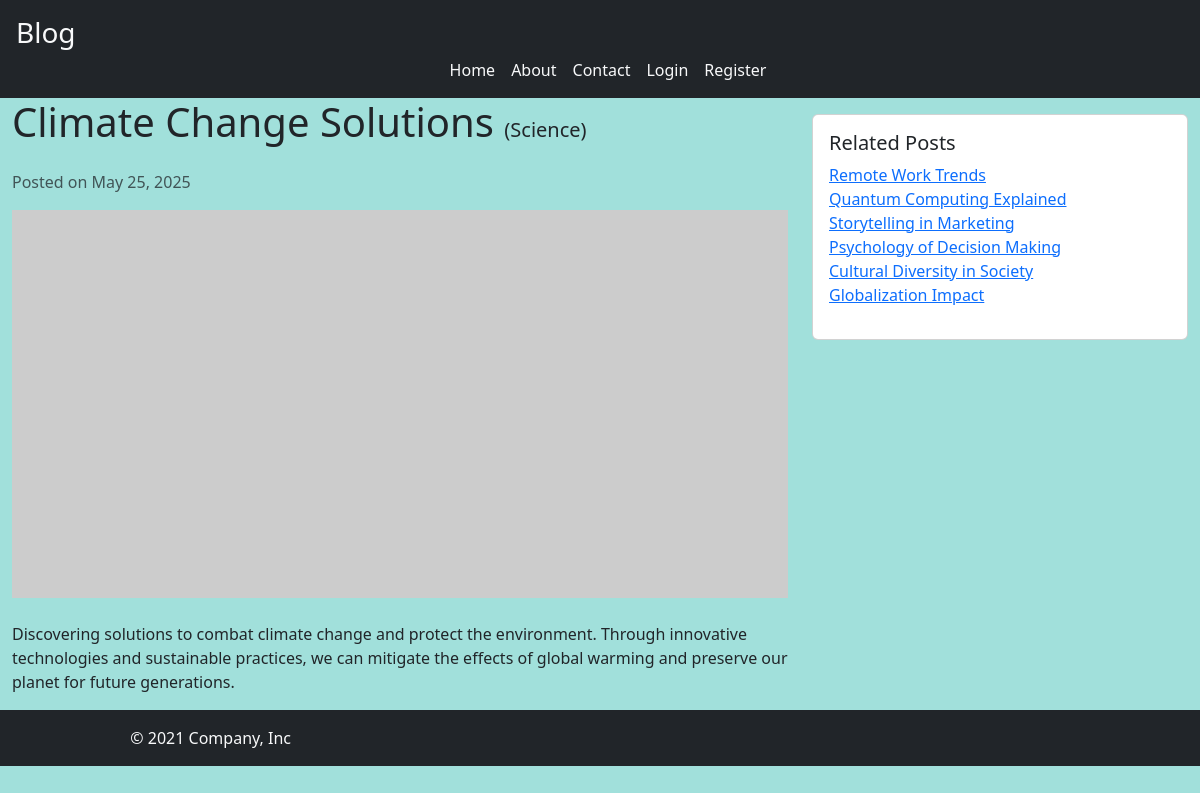
The app's page /post/climate-change-solutions with its own data.
### blogApp/models.py (models this page shows, shortened)
class Post(models.Model):
    title = models.CharField(max_length=100)
    content = models.TextField()
    img_url = models.ImageField(null=True, blank=True, upload_to='posts/images')
    created_at = models.DateTimeField(auto_now_add=True)
    slug = models.SlugField(unique=True, null=True, blank=True)
    catagory = models.ForeignKey(Catagory, on_delete=models.CASCADE)
    user = models.ForeignKey(User, on_delete=models.CASCADE, null=True, blank=True)
    @property
    def formatted_imag_url(self):
        url = self.img_url if self.img_url.__str__().startswith(('http://','https://')) else self.img_url.url
        return url

class Catagory(models.Model):
    name = models.CharField(max_length=100)

### blogApp/views.py (the view)
# urls.py: path('post/<str:slug>', detail, name='details'),
def detail(request, slug):
    post = Post.objects.get(slug = slug)
    related_posts = Post.objects.filter(catagory = post.catagory).exclude(pk=post.pk)
    return render(request, 'detail.html', {'post':post, 'related_posts':related_posts})

### blogApp/templates/detail.html
{% extends "base.html" %}
{% block 'content' %}
<div class="container-fluid ">
        <div class="row">
            <div class="col-lg-8">
              <h1 class="mb-4">{{post.title}} <small style='font-size:20px'>({{post.catagory.name}})</small></h1>
              <p class="text-muted">Posted on {{post.created_at | date:'F j, Y'}}</p>
              <img src="{{post.formatted_imag_url}}" class="img-fluid mb-4" alt="Blog Image">
              <p>{{post.content}}</p>
            </div>
            <div class="col-lg-4">
              <div class="card mt-3">
                <div class="card-body">
                  <h5 class="card-title">Related Posts</h5>
                  <ul class="list-unstyled">
                    {% for related_post in related_posts%}
                    <li><a href="{% url 'blog:details' slug=related_post.slug %}">{{related_post.title}}</a></li>
                    {% endfor %}
                  </ul>
                </div>
              </div>
            </div>
        </div>
    </div>
{% endblock 'content' %}

### blogApp/static/style.css (style rules this page uses)
body { background-color: rgb(161, 224, 219); }

### records on screen
Post: title "Climate Change Solutions", catagory.name "Science", created_at "May 25, 2025", content "Discovering solutions to combat climate change and protect the environment. Through innovative technologies and sustainable practices, we can mitigate the effects of global warming and preserve our planet for future generations."
Post: title "Remote Work Trends"
Post: title "Quantum Computing Explained"
Post: title "Storytelling in Marketing"
Post: title "Psychology of Decision Making"
Post: title "Cultural Diversity in Society"
Post: title "Globalization Impact"
